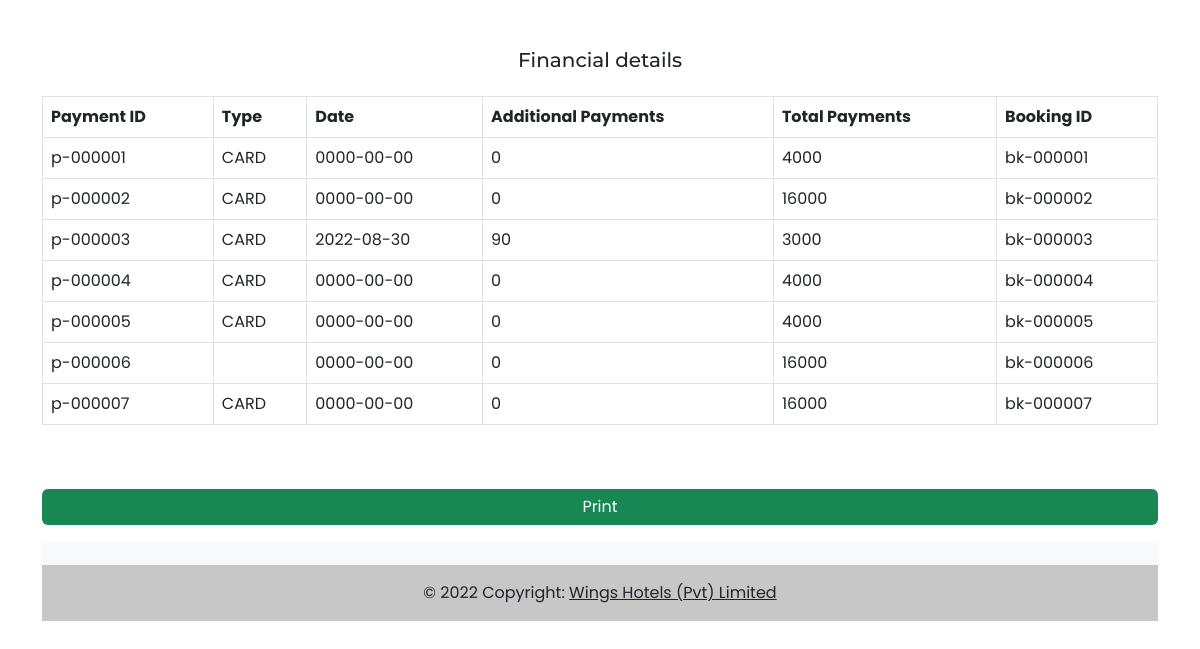
The app's page /Pages/Admin/Financial_report.php with its own data.
### tables this page shows
CREATE TABLE `payment` (
  `payment_id` varchar(50) NOT NULL,
  `type` varchar(50) NOT NULL,
  `date` date NOT NULL,
  `addition` double NOT NULL,
  `payment` double NOT NULL,
  `creditcard_number` varchar(50) NOT NULL,
  `expiry` varchar(10) NOT NULL,
  `cvn` varchar(5) NOT NULL,
  `booking_id` varchar(50) NOT NULL
);

### Pages/Admin/Financial_report.php (the view, shortened to what this page needs)
<!DOCTYPE html>
<?php include "../../Config/Connection.php";?>
<html lang="en">
<head>
  <link
    href="https://cdn.jsdelivr.net/npm/bootstrap@5.2.0/dist/css/bootstrap.min.css"
    rel="stylesheet"
 />
  <link rel="stylesheet" href="../../index.css" />
  <link rel="stylesheet" href="../DashboardHome.css" />
  <link rel="stylesheet" href="./Css/Report.css" />
  <link rel="stylesheet" text= "text/css" href="./Css/Rep_Booking_print.css" media="print">
</head>
<body>
  <div class="d-flex">
    <section class="flex-grow-1 pt-5">
      <h6 class="fs-5 mont mb-4">Financial details</h6>
      <div class="container">
      <div class="row">
        <div class="col-12">
          <table class="table table-bordered ">
            <thead>
              <tr>
                <th>Payment ID</th>
                <th>Type</th>
                <th>Date</th>
                <th>Additional Payments</th>
                <th>Total Payments</th>
                <th>Booking ID</th>
              </tr>
            </thead>
            <tbody>
              <?php
              $user_query = "SELECT * FROM payment";
            $user_res = mysqli_query($con,$user_query);
              while ($user_data=mysqli_fetch_assoc($user_res) )
              {
                ?>
                <tr>
                  <td><?php echo $user_data['payment_id']; ?></td>
                  <td><?php echo $user_data['type']; ?></td>
                  <td><?php echo $user_data['date']; ?></td>
                  <td><?php echo $user_data['addition']; ?></td>
                  <td><?php echo $user_data['payment']; ?></td>
                  <td><?php echo $user_data['booking_id']; ?></td>
                </tr>
                <?php
              }
                 ?>
            </tbody>
          </table>
          <button type="button" name="button" onclick="window.print()" id="print-btn" class="btn btn-success w-100 mt-5 mb-3 center">Print</button>
        </div>
      </div>
      <?php include "./Components/footer.php" ?>
      </div>
        </div>
</body>
</html>

### index.css (style rules this page uses)
:root { --blue: #2b6777; --grey: #c4c4c4; --white: #f5f5f5; --white2: #ededed; --green: #52ab98; --img-overlay: #00000091; --img-overlay2: #00000069; --img-overlay3: #2b6777d1; --btn-blue: #2a86e0; --btn-green: #52ab98; --btn-red: #ff7272; }
* { box-sizing: border-box; font-family: "Poppins", sans-serif; }
body { min-height: 100vh; }
.mont { font-family: "Montserrat", sans-serif; }
.btn { border: none; }

### Pages/Admin/Css/report.css (style rules this page uses)
.fs-5 { text-align: center; }

### Pages/Admin/Css/Rep_Booking_print.css (style rules this page uses)
#print-btn { display: none; visibility: none; }

### records on screen
payment: payment_id "p-000001", type "CARD", date "0000-00-00", addition "0", payment "4000", booking "bk-000001"
payment: payment_id "p-000002", type "CARD", date "0000-00-00", addition "0", payment "16000", booking "bk-000002"
payment: payment_id "p-000003", type "CARD", date "2022-08-30", addition "90", payment "3000", booking "bk-000003"
payment: payment_id "p-000004", type "CARD", date "0000-00-00", addition "0", payment "4000", booking "bk-000004"
payment: payment_id "p-000005", type "CARD", date "0000-00-00", addition "0", payment "4000", booking "bk-000005"
payment: payment_id "p-000006", date "0000-00-00", addition "0", payment "16000", booking "bk-000006"
payment: payment_id "p-000007", type "CARD", date "0000-00-00", addition "0", payment "16000", booking "bk-000007"
